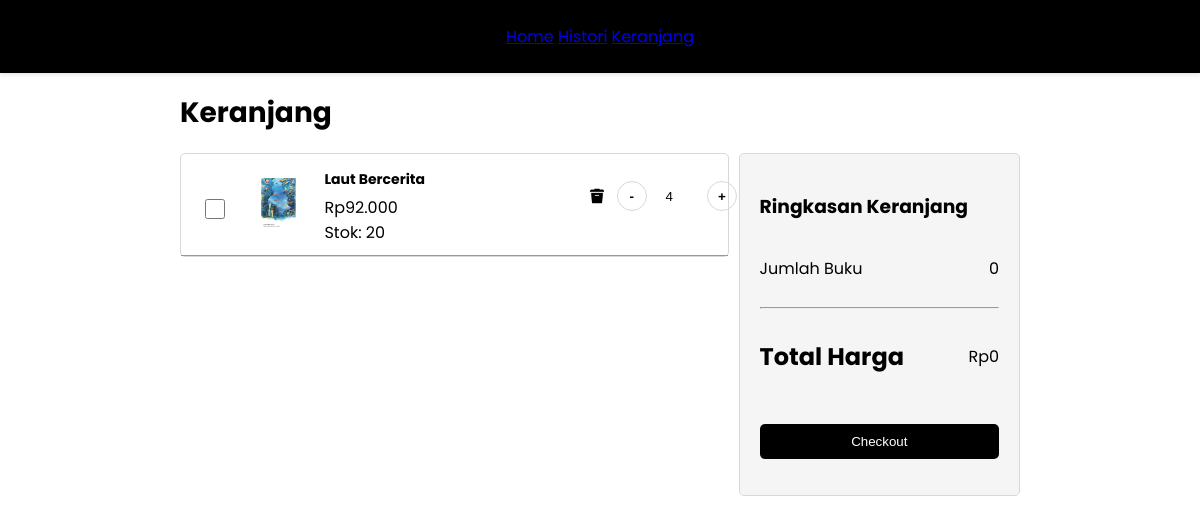
The app's page /keranjang.php (signed in) with its own data.
### tables this page shows
CREATE TABLE `transaksi` (
  `id_transaksi` int(11) NOT NULL,
  `jumlah_transaksi` int(11) NOT NULL,
  `status_transaksi` int(11) NOT NULL,
  `tanggal` date DEFAULT NULL,
  `FK_id_user` int(11) NOT NULL,
  `FK_id_buku` int(11) NOT NULL
);

CREATE TABLE `buku` (
  `id_buku` int(11) NOT NULL,
  `nama_buku` varchar(255) NOT NULL,
  `penulis` varchar(50) NOT NULL,
  `deskripsi` text NOT NULL,
  `kategori_buku` varchar(255) NOT NULL,
  `stok_buku` int(11) NOT NULL,
  `harga_buku` decimal(10,2) NOT NULL,
  `gambar` varchar(255) NOT NULL
);

### keranjang.php (the view, shortened to what this page needs)
<?php
require "koneksi.php";
$image_dir = "uploads/";
$keranjang = [];
$query = "SELECT t.*, b.nama_buku, b.harga_buku, b.gambar
          FROM transaksi t
          JOIN buku b ON t.FK_id_buku = b.id_buku
          WHERE t.FK_id_user = '" . $_SESSION['id_user'] . "'
          AND t.status_transaksi < 2
          ORDER BY t.id_transaksi ASC";
$result = mysqli_query($conn, $query);
while ($row = mysqli_fetch_array($result)) {
    $keranjang[] = $row;
}
?>
<html>
<head>
    <link rel="stylesheet" href="styles/keranjang.css">
</head>
<body>
    <div class="navbar">
        <a href="index.php">Home</a>
        <a href="history.php">Histori</a>
        <a href="keranjang.php">Keranjang</a>
    </div>
    <div class="judul">
        <h1>Keranjang</h1>
    </div>
    <section class="isi-halaman">
        <div class="form-keranjang">
            <div class="isi-kiri">
                <div class="list-keranjang">
                    <?php
                    foreach ($keranjang as $item):
                        $query = "SELECT stok_buku FROM buku WHERE id_buku = " . $item['FK_id_buku'];
                        $result = mysqli_query($conn, $query);
                        $stokbuku = mysqli_fetch_array($result);
                    ?>
                        <div class="item-keranjang
                        <?php if ($stokbuku['stok_buku'] <= 0) {
                            echo 'red disabled';
                        }?>"
                        data-harga="<?php echo $item['harga_buku']; ?>">
                            <div class="container-pilih">
                                <input class="pilih item-checkbox" type="checkbox"
                                    value="<?php echo $item['id_transaksi']; ?>"
                                    <?php
                                    if ($stokbuku['stok_buku'] <= 0) {
                                        echo 'disabled';
                                        $query = "UPDATE transaksi SET status_transaksi = 0
                                                  WHERE id_transaksi = '" . $item['id_transaksi'] . "'
                                                  AND FK_id_user = '" . $_SESSION['id_user'] . "'";
                                        mysqli_query($conn, $query);
                                    } else {
                                        echo $item['status_transaksi'] == 1 ? 'checked' : '';
                                    }
                                    ?>
                                    onchange="updateItemStatus(this)">
                            </div>
                            <div class="data-list">
                                <div class="gambar-keranjang">
                                    <a href="detail_buku.php?id_buku=<?php echo $item['FK_id_buku']; ?>">
                                        <img src="<?php echo $image_dir . $item['gambar']; ?>" alt="gambar">
                                    </a>
                                </div>
                                <div class="detail-keranjang">
                                    <h3><?php echo $item['nama_buku']; ?></h3>
                                    <p>Rp<?php echo number_format($item['harga_buku'], 0, ',', '.'); ?></p>
                                    <p>Stok: <?php echo $stokbuku['stok_buku']; ?>
                                    </p>
                                </div>
                            </div>
                            <div class="aksi">
                                <form method="POST" style="display: inline;">
                                    <button type="submit" class="hapus">
                                        <img src="uploads/trashcan.png" alt="hapus">
                                    </button>
                                </form>
                                <form method="POST" class="quantity-form" style="display: inline-flex; align-items: center;">
                                    <button type="button" class="tombol-aksi kurangi" onclick="updateJumlah(this, -1)">-</button>
                                    <div class="jumlah-item">
                                        <input type="number" name="quantity"
                                                value="<?php
                                                if ($item ['jumlah_transaksi'] >= $stokbuku['stok_buku']) {
                                                    echo $stokbuku['stok_buku'];
                                                } else {
                                                    echo $item['jumlah_transaksi'];
                                                }?>"
                                                min="1" max="<?php echo $stokbuku['stok_buku']; ?>"  style="width: 30px; text-align: center;">
                                    </div>
                                    <button type="button" class="tombol-aksi tambah" onclick="updateJumlah(this,
                                    <?php
                                    if ($item ['jumlah_transaksi'] >= $stokbuku['stok_buku']) {
                                        echo 0;
                                    } else {
                                        echo 1;
                                    }
                                    ?>
                                    )">+</button>
                                </form>
                            </div>
                        </div>
                    <?php endforeach; ?>
                </div>
            </div>
            <div class="isi-kanan">
                <form action="checkout.php" method="POST" id="checkoutForm">
                    <h3>Ringkasan Keranjang</h3>
                    <div class="jumlah-barang">
                        <p>Jumlah Buku</p>
                        <p id="totalItems">0</p>
                    </div>
                    <hr>
                    <div class="total-harga">
                        <h2>Total Harga</h2>
                        <p id="totalHarga">Rp0</p>
                    </div>
                    <button type="submit" class="checkout" name="checkoutButton" id="checkoutButton" disabled>Checkout</button>
                </form>
            </div>
        </div>
    </section>
</body>
</html>

### styles/keranjang.css (style rules this page uses)
body { font-family: 'Poppins', sans-serif; margin: 0; padding: 0; }
.navbar { background-color: black; color: white; padding: 24px; text-align: center; box-shadow: 0 2px 4px rgba(0, 0, 0, 0.1); }
.judul { font-size: 14px; margin: 0 15%; }
.isi-halaman { display: flex; margin: 0 15%; }
.form-keranjang { width: 100%; display: flex; }
.isi-kiri { width: 70%; }
.list-keranjang { display: flex; flex-direction: column; border: 1px solid #d8d8d8; border-radius: 5px; margin: 0 10px 10px 0; }
.item-checkbox { width: 20px; height: 20px; }
.item-keranjang { display: flex; justify-content: space-evenly; margin: 0; padding-top: 10px; }
.container-pilih { padding: 20px; display: flex; justify-content: center; align-items: center; border-bottom : 1px solid #999999; }
.data-list { width: 100%; display: flex; padding: none; border-bottom: 1px solid #999999; padding-bottom: 10px; }
.gambar-keranjang { width: 15%; display: flex; justify-content: center; align-items: center; margin: 0 20px 0 5px; }
.gambar-keranjang img { width: 100%; height: auto; transition: transform 0.3s; }
.detail-keranjang { display: flex; flex-direction: column; }
.detail-keranjang h3 { font-size: 14px; margin: 5px 0; }
.detail-keranjang p:nth-of-type(1) { margin: 0; }
.detail-keranjang p:nth-of-type(2) { margin: 0; }
.aksi { width: 25%; display: flex; flex-direction: row; justify-content: center; align-items: center; gap: 5px; border-bottom: 1px solid #999999; padding-bottom: 10px; }
.hapus { color: black; border: none; padding: 5px; cursor: pointer; background-color: transparent; border-radius: 20%; padding: 10 px; }
.hapus img { width: 20px; height: 20px; }
.tombol-aksi { width: 30px; height: 30px; font-weight: bold; border: 1px solid #d8d8d8; border-radius: 100%; cursor: pointer; background-color: transparent; }
.jumlah-item { width: 40px; height: 20px; display: flex; justify-content: center; align-items: center; font-size: 12px; font-family: "Poppins", sans-serif; font-weight: bold; margin: 0 10px; }
.jumlah-item input { width: 40px; height: 100%; border: none; text-align: center; padding: 0 0; }
.isi-kanan { width: 30%; padding: 20px; background-color: #f5f5f5; border: 1px solid #d8d8d8; border-radius: 5px; position: sticky; top: 20px; height: fit-content; }
.checkout { width: 100%; padding: 10px; background-color: #000; color: white; border: none; border-radius: 5px; cursor: pointer; margin-top: 20px; transition: transform 0.3s; }
.jumlah-barang { display: flex; justify-content: space-between; margin: 10px 0; }
.total-harga { display: flex; justify-content: space-between; align-items: center; margin: 10px 0; }

### records on screen
transaksi: FK_id_buku.gambar (picture), FK_id_buku.nama_buku "Laut Bercerita", FK_id_buku.harga_buku "92.000", FK_id_buku.stok_buku "20", quantity "4"
